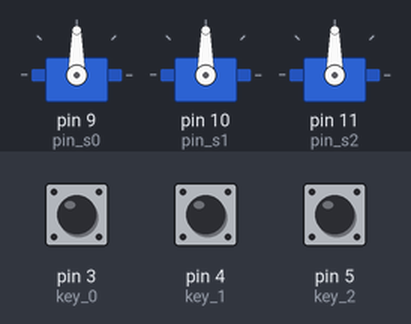
Recording of a sketch running on a simulated Arduino Uno, built with avr-gcc and run on an emulated ATmega328P. On the bench: 3 × servo. Inputs (shaded band) come from the test bench; at power-on: pin 3 (key_0) HIGH, pin 4 (key_1) HIGH, pin 5 (key_2) HIGH.

Above: at 1.2 s.
1.3 s: pin 3 (key_0) pulled LOW for 0.15 s
At 2.4 s:
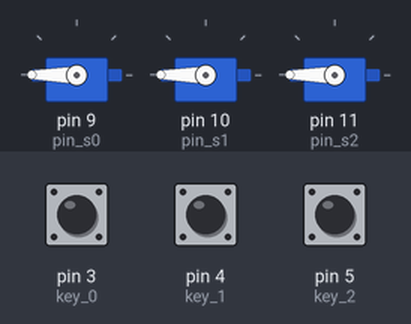
2.9 s: pin 4 (key_1) pulled LOW for 0.15 s
At 3.6 s:
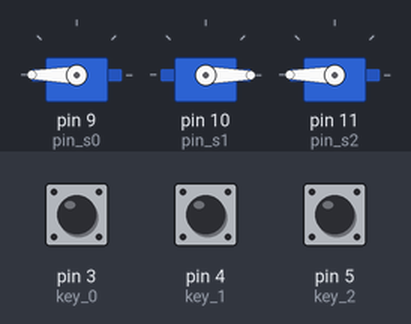
4.5 s: pin 5 (key_2) pulled LOW for 0.15 s
At 4.9 s:
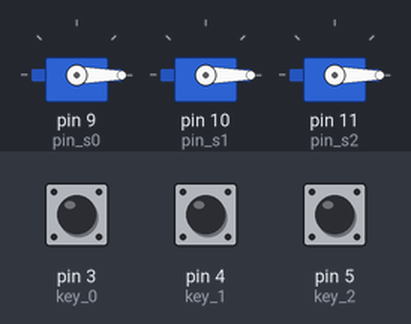
6.1 s: pin 3 (key_0) pulled LOW for 1 s
At 7.3 s:
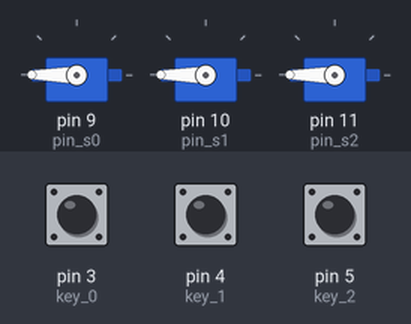
8.6 s: pin 4 (key_1) pulled LOW for 1 s
At 9.2 s:
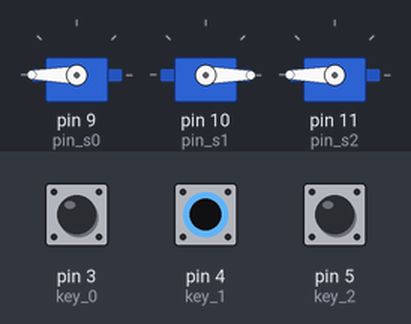
11.1 s: pin 3 (key_0) driven LOW and pin 5 (key_2) driven LOW
At 12.3 s:
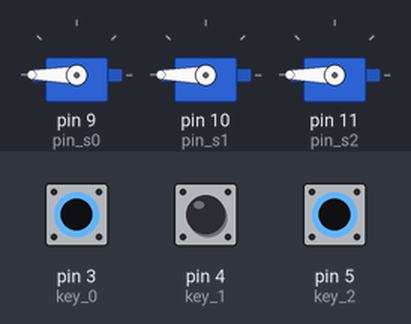
Timing chart, 0 to 61.6 s (numbered marks = the images above; inputs shaded):
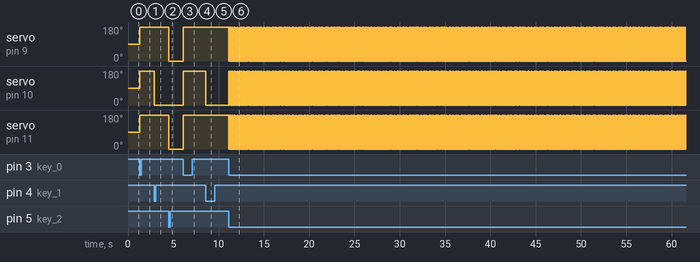

The sketch:

YM20201020_0_ButtonServo.ino
```cpp
//OCT.20 2020 Added smaple for multi servos control
//OCT.20 2020 Created this file based on YM20201013_1_LED_MultiKeys

#include<Servo.h>

Servo servo_0;
Servo servo_1;
Servo servo_2;
int key_0=3;
int key_1=4;
int key_2=5;

int pin_s0=9;
int pin_s1=10;
int pin_s2=11;

void setup() {
  // put your setup code here, to run once:
  pinMode(key_0,INPUT_PULLUP);
  pinMode(key_1,INPUT_PULLUP);
  pinMode(key_2,INPUT_PULLUP);

  servo_0.attach(pin_s0);
  servo_1.attach(pin_s1);
  servo_2.attach(pin_s2);
}

void loop() {
  // put your main code here, to run repeatedly:

  if(LOW==digitalRead(key_0))
  {
      servo_0.write(180);
      servo_1.write(180);
      servo_2.write(180);

  }
  else
  {


  }

  if(LOW==digitalRead(key_1))
  {
      servo_0.write(180);
      servo_1.write(0);
      servo_2.write(180);
  }
  else
  {

  }

  if(LOW==digitalRead(key_2))
  {
      servo_0.write(0);
      servo_1.write(0);
      servo_2.write(0);
  }
  else
  {

  }

}
```

Measured:
- after the input at 1.3 s, servo on pin 9 (pin_s0), servo on pin 10 (pin_s1), servo on pin 11 (pin_s2): 90° → 180° at once
- after the input at 2.9 s, servo on pin 10 (pin_s1): 180° → 0° at once
- after the input at 4.5 s, servo on pin 9 (pin_s0), servo on pin 11 (pin_s2): 180° → 0° at once
- after the input at 6.1 s, servo on pin 9 (pin_s0), servo on pin 10 (pin_s1), servo on pin 11 (pin_s2): 0° → 180° at once
- after the input at 8.6 s, servo on pin 10 (pin_s1): 180° → 0° at once
- after the input at 11.1 s, servo on pin 9 (pin_s0), servo on pin 10 (pin_s1), servo on pin 11 (pin_s2): alternates 180° for 0.02 s and 0° for 0.02 s, starting at once
